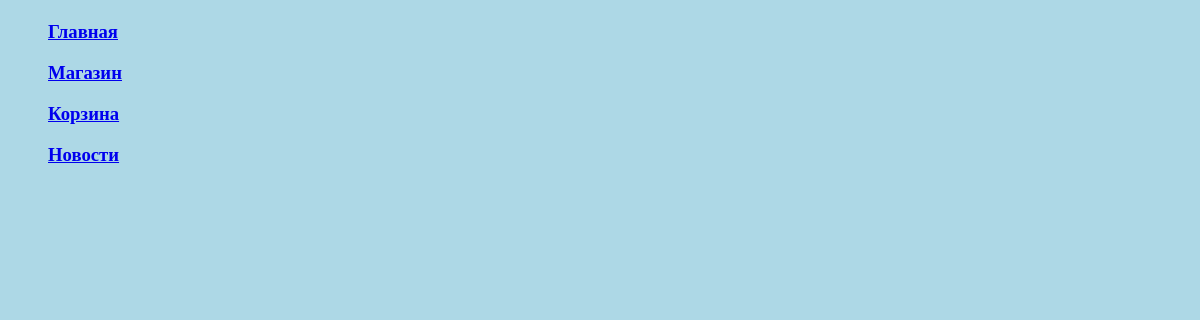
The app's page /games/, older data.
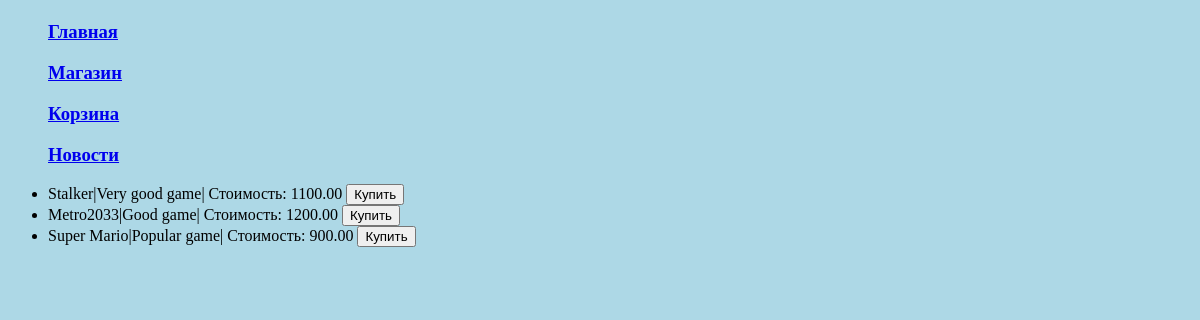
The same page, newer data.
### task1/models.py (models this page shows, shortened)
class Game(models.Model):
    title = models.CharField(max_length=100)
    cost = models.DecimalField(max_digits=6, decimal_places=2)
    size = models.DecimalField(max_digits=6, decimal_places=2)
    description = models.TextField()
    age_limited = models.BooleanField(default=False)
    buyer = models.ManyToManyField(Buyer,related_name='games')

### task1/views.py (the view)
# urls.py: path('games/', shop),
def shop(requests):
    games = Game.objects.all()
    return render(requests, 'first_task/games.html', context={'games': games})

### templates/first_task/games.html (shortened to what this page needs)
{% extends "first_task/menu.html" %}
{% block menu %}
    {{ block.super }}
{% endblock %}
{% block content %}
<ul>
    {% for game in games %}
        <li>{{ game.title }}|{{ game.description }}| Стоимость: {{ game.cost }}
            <button>Купить</button></li>
    {% endfor %}
</ul>
{% endblock %}

### templates/first_task/menu.html (shortened to what this page needs)
<!DOCTYPE html>
{% load static %}
<html lang="en">
<head>
    <link rel = 'stylesheet' type = "text/css" href = "{% static 'game_shop/style.css' %}">
</head>
<body>
    <menu>
        {% block menu %}
            <a href="/"><u><h3>Главная</h3></u></a>
            <a href="/games"><u><h3>Магазин</h3></u></a>
            <a href="/cart"><u><h3>Корзина</h3></u></a>
            <a href="/news"><u><h3>Новости</h3></u></a>
        {% endblock %}
    </menu>
    <content>
        {% block content %}
        {% endblock %}
    </content>
</body>
</html>

### static/game_shop/style.css (style rules this page uses)
body { background-color: lightblue; }

Row changes from the older to the newer data that the page shows:
added Game: title "Stalker", description "Very good game", cost "1100.00"
added Game: title "Metro2033", description "Good game", cost "1200.00"
added Game: title "Super Mario", description "Popular game", cost "900.00"
